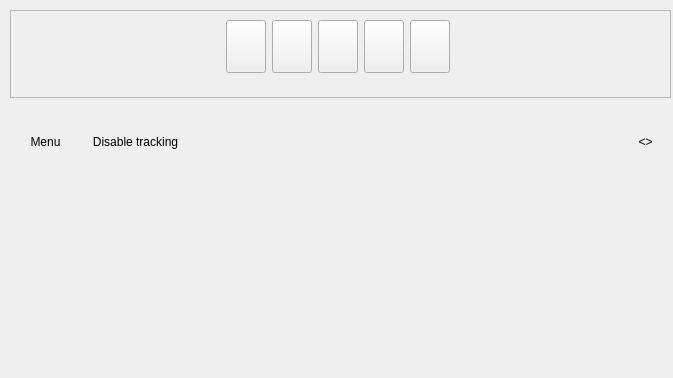
<?xml version="1.0" encoding="UTF-8"?>
<ui version="4.0">
 <class>NavigationWindow</class>
 <widget class="QMainWindow" name="NavigationWindow">
  <property name="geometry">
   <rect>
    <x>0</x>
    <y>0</y>
    <width>673</width>
    <height>378</height>
   </rect>
  </property>
  <property name="contextMenuPolicy">
   <enum>Qt::PreventContextMenu</enum>
  </property>
  <property name="windowTitle">
   <string>MainWindow</string>
  </property>
  <property name="styleSheet">
   <string notr="true"/>
  </property>
  <widget class="QWidget" name="centralwidget">
   <widget class="MapRenderWidget" name="widget" native="true">
    <property name="geometry">
     <rect>
      <x>0</x>
      <y>0</y>
      <width>673</width>
      <height>378</height>
     </rect>
    </property>
   </widget>
   <widget class="QPushButton" name="trackingButton">
    <property name="geometry">
     <rect>
      <x>90</x>
      <y>130</y>
      <width>91</width>
      <height>23</height>
     </rect>
    </property>
    <property name="styleSheet">
     <string notr="true">#trackingButton{
border-top-left-radius: 10px;
border-bottom-left-radius: 0px;
border-bottom-right-radius: 0px;
border-top-right-radius: 10px;
}
</string>
    </property>
    <property name="text">
     <string>Disable tracking</string>
    </property>
   </widget>
   <widget class="QFrame" name="menuPanel">
    <property name="geometry">
     <rect>
      <x>10</x>
      <y>10</y>
      <width>661</width>
      <height>88</height>
     </rect>
    </property>
    <property name="frameShape">
     <enum>QFrame::StyledPanel</enum>
    </property>
    <property name="frameShadow">
     <enum>QFrame::Raised</enum>
    </property>
    <layout class="QGridLayout" name="gridLayout_2">
     <item row="0" column="1">
      <widget class="QPushButton" name="routeButton">
       <property name="sizePolicy">
        <sizepolicy hsizetype="Minimum" vsizetype="Preferred">
         <horstretch>0</horstretch>
         <verstretch>0</verstretch>
        </sizepolicy>
       </property>
       <property name="layoutDirection">
        <enum>Qt::LeftToRight</enum>
       </property>
       <property name="text">
        <string/>
       </property>
       <property name="icon">
        <iconset resource="icons.qrc">
         <normaloff>:/gif/images/icons/64x64/routing_ico.gif</normaloff>:/gif/images/icons/64x64/routing_ico.gif</iconset>
       </property>
       <property name="iconSize">
        <size>
         <width>48</width>
         <height>48</height>
        </size>
       </property>
       <property name="autoRepeat">
        <bool>false</bool>
       </property>
       <property name="autoExclusive">
        <bool>false</bool>
       </property>
       <property name="autoRepeatInterval">
        <number>100</number>
       </property>
       <property name="flat">
        <bool>false</bool>
       </property>
      </widget>
     </item>
     <item row="1" column="0" colspan="8">
      <spacer name="verticalSpacer_2">
       <property name="orientation">
        <enum>Qt::Vertical</enum>
       </property>
       <property name="sizeType">
        <enum>QSizePolicy::Minimum</enum>
       </property>
       <property name="sizeHint" stdset="0">
        <size>
         <width>10</width>
         <height>15</height>
        </size>
       </property>
      </spacer>
     </item>
     <item row="0" column="2">
      <widget class="QPushButton" name="gpsButton">
       <property name="sizePolicy">
        <sizepolicy hsizetype="Minimum" vsizetype="Expanding">
         <horstretch>0</horstretch>
         <verstretch>0</verstretch>
        </sizepolicy>
       </property>
       <property name="text">
        <string/>
       </property>
       <property name="icon">
        <iconset resource="icons.qrc">
         <normaloff>:/gif/images/icons/64x64/gps_ico.gif</normaloff>:/gif/images/icons/64x64/gps_ico.gif</iconset>
       </property>
       <property name="iconSize">
        <size>
         <width>48</width>
         <height>48</height>
        </size>
       </property>
      </widget>
     </item>
     <item row="0" column="3">
      <widget class="QPushButton" name="optionsButton">
       <property name="sizePolicy">
        <sizepolicy hsizetype="Minimum" vsizetype="Preferred">
         <horstretch>0</horstretch>
         <verstretch>0</verstretch>
        </sizepolicy>
       </property>
       <property name="text">
        <string/>
       </property>
       <property name="icon">
        <iconset resource="icons.qrc">
         <normaloff>:/gif/images/icons/64x64/settings_ico.gif</normaloff>:/gif/images/icons/64x64/settings_ico.gif</iconset>
       </property>
       <property name="iconSize">
        <size>
         <width>48</width>
         <height>48</height>
        </size>
       </property>
      </widget>
     </item>
     <item row="0" column="4">
      <widget class="QPushButton" name="creditsButton">
       <property name="sizePolicy">
        <sizepolicy hsizetype="Fixed" vsizetype="Preferred">
         <horstretch>0</horstretch>
         <verstretch>0</verstretch>
        </sizepolicy>
       </property>
       <property name="text">
        <string/>
       </property>
       <property name="icon">
        <iconset resource="icons.qrc">
         <normaloff>:/gif/images/icons/64x64/user_ico.gif</normaloff>:/gif/images/icons/64x64/user_ico.gif</iconset>
       </property>
       <property name="iconSize">
        <size>
         <width>48</width>
         <height>48</height>
        </size>
       </property>
      </widget>
     </item>
     <item row="0" column="5">
      <widget class="QPushButton" name="exitButton">
       <property name="sizePolicy">
        <sizepolicy hsizetype="Minimum" vsizetype="Preferred">
         <horstretch>0</horstretch>
         <verstretch>0</verstretch>
        </sizepolicy>
       </property>
       <property name="text">
        <string/>
       </property>
       <property name="icon">
        <iconset resource="icons.qrc">
         <normaloff>:/gif/images/icons/64x64/exit_ico.gif</normaloff>:/gif/images/icons/64x64/exit_ico.gif</iconset>
       </property>
       <property name="iconSize">
        <size>
         <width>48</width>
         <height>48</height>
        </size>
       </property>
      </widget>
     </item>
     <item row="0" column="0">
      <spacer name="horizontalSpacer_3">
       <property name="orientation">
        <enum>Qt::Horizontal</enum>
       </property>
       <property name="sizeHint" stdset="0">
        <size>
         <width>40</width>
         <height>20</height>
        </size>
       </property>
      </spacer>
     </item>
     <item row="0" column="7">
      <spacer name="horizontalSpacer_4">
       <property name="orientation">
        <enum>Qt::Horizontal</enum>
       </property>
       <property name="sizeHint" stdset="0">
        <size>
         <width>40</width>
         <height>20</height>
        </size>
       </property>
      </spacer>
     </item>
    </layout>
   </widget>
   <widget class="QPushButton" name="sliderButton">
    <property name="geometry">
     <rect>
      <x>610</x>
      <y>130</y>
      <width>71</width>
      <height>23</height>
     </rect>
    </property>
    <property name="styleSheet">
     <string notr="true">#sliderButton{
border-radius: 0px;
border-top-left-radius: 10px;
border-bottom-left-radius: 0px;
}
</string>
    </property>
    <property name="text">
     <string>&lt;&gt;</string>
    </property>
   </widget>
   <widget class="QPushButton" name="menuButton">
    <property name="geometry">
     <rect>
      <x>10</x>
      <y>130</y>
      <width>71</width>
      <height>23</height>
     </rect>
    </property>
    <property name="styleSheet">
     <string notr="true">#menuButton{
border-top-left-radius: 0px;
border-bottom-left-radius: 0px;
border-bottom-right-radius: 0px;
border-top-right-radius: 10px;
}
</string>
    </property>
    <property name="text">
     <string>Menu</string>
    </property>
   </widget>
  </widget>
 </widget>
 <customwidgets>
  <customwidget>
   <class>MapRenderWidget</class>
   <extends>QWidget</extends>
   <header>maprenderwidget.h</header>
   <container>1</container>
  </customwidget>
 </customwidgets>
 <resources>
  <include location="icons.qrc"/>
 </resources>
 <connections/>
</ui>
